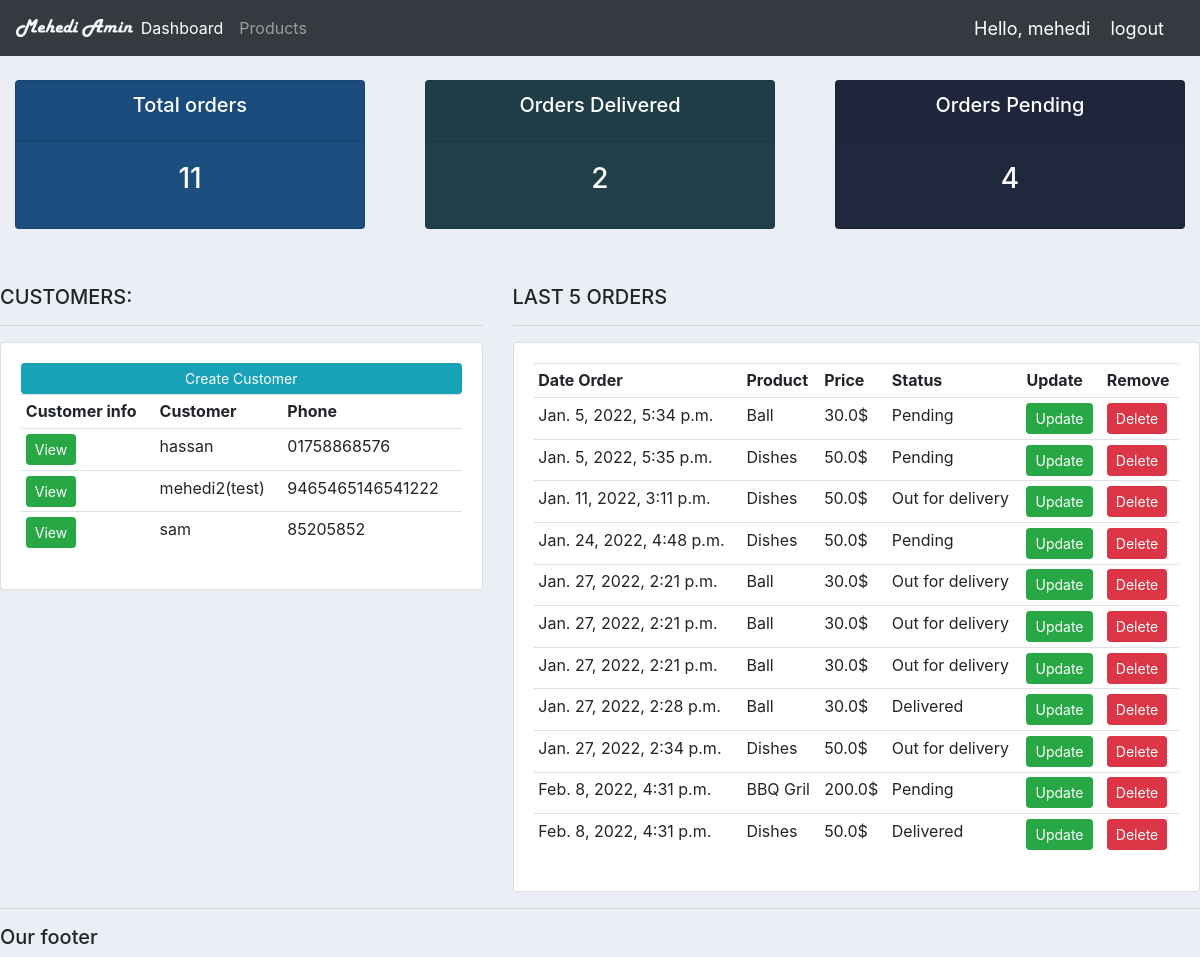
Page / (signed in) on the earlier database version.
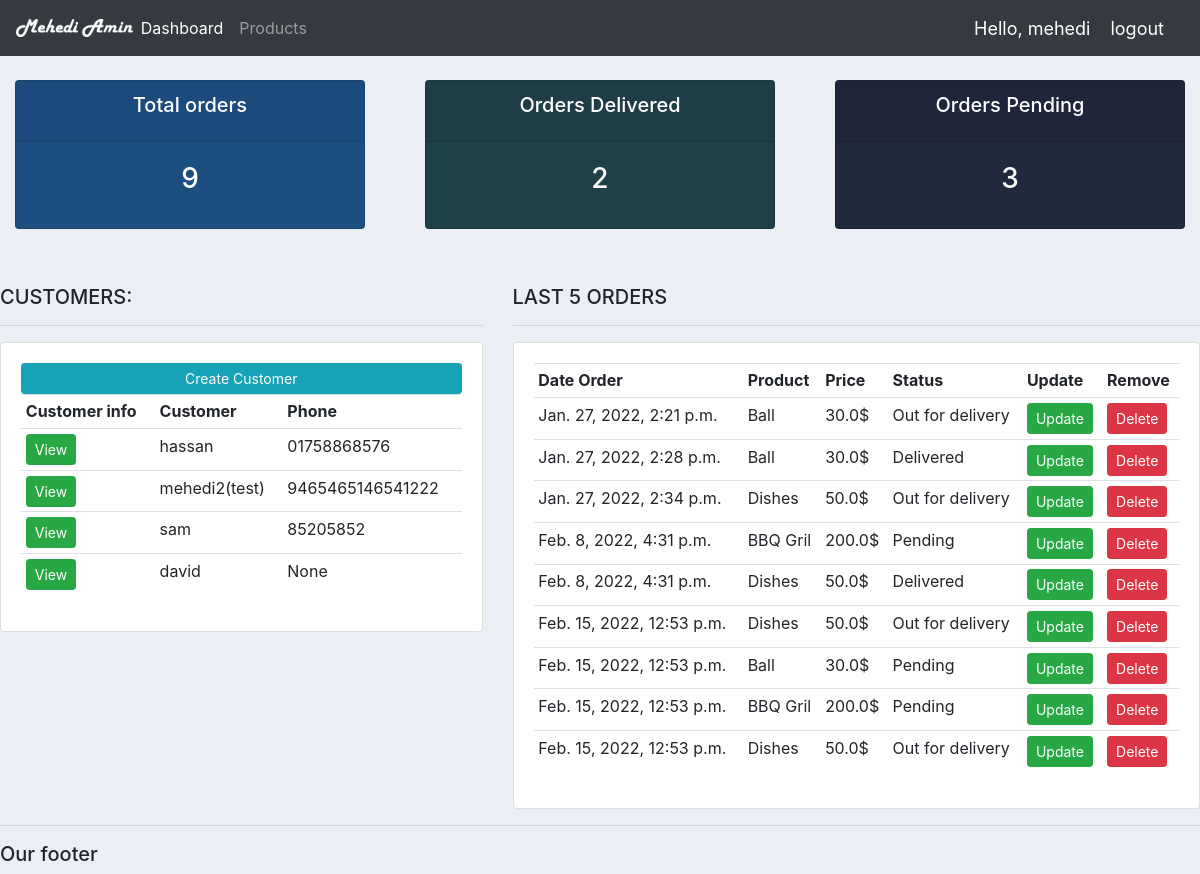
Same page on the later database version.
### accounts/models.py (models this page shows, shortened)
class Customer(models.Model):
	user = models.OneToOneField(User, null=True, blank=True, on_delete=models.CASCADE)
	name = models.CharField(max_length=200, null=True)
	phone = models.CharField(max_length=200, null=True)
	email = models.CharField(max_length=200, null=True)
	profile_pic = models.ImageField(default="profile1.png", null=True, blank=True)
	date_created = models.DateTimeField(auto_now_add=True, null=True)

class Order(models.Model):
	STATUS = (
			('Pending', 'Pending'),
			('Out for delivery', 'Out for delivery'),
			('Delivered', 'Delivered'),
			)
	customer = models.ForeignKey(Customer, null=True, on_delete= models.SET_NULL)
	product = models.ForeignKey(Product, null=True, on_delete= models.SET_NULL)
	date_created = models.DateTimeField(auto_now_add=True, null=True)
	status = models.CharField(max_length=200, null=True, choices=STATUS)
	note = models.CharField(max_length=1000, null=True)

class Product(models.Model):
	CATEGORY = (
			('Indoor', 'Indoor'),
			('Out Door', 'Out Door'),
			)
	name = models.CharField(max_length=200, null=True)
	price = models.FloatField(null=True)
	category = models.CharField(max_length=200, null=True, choices=CATEGORY)
	description = models.CharField(max_length=200, null=True, blank=True)
	date_created = models.DateTimeField(auto_now_add=True, null=True)
	tags = models.ManyToManyField(Tag)
	def __str__(self):
		return self.name

### accounts/decorators.py (the view)
    def wrapper_function(request, *args, **kwargs):
        group = None
        if request.user.groups.exists():
            group = request.user.groups.all()[0].name
        if group == 'customer':
            return redirect('user-page')
        if group == 'admin':
            return view_func(request, *args, **kwargs)

### accounts/views.py (called while the page is built)
@login_required(login_url='login')
@admin_only
def home(request):
    orders = Order.objects.all()
    customers = Customer.objects.all()
    total_customers = customers.count()
    total_orders = orders.count()
    delivered = orders.filter(status = "Delivered").count()
    pending = orders.filter(status = "Pending").count()
    context = {'orders':orders,'customers':customers,'total_customers':total_customers,'total_orders':total_orders,'delivered':delivered,'pending':pending}
    return render(request,'accounts/dashboard.html', context)

### accounts/templates/accounts/dashboard.html
{% extends 'accounts/main.html' %}
{% block content %}
{% include 'accounts/status.html' %}
<br>
<div class="row">
        <div class="col-md-5 mt-3">
            <h5>CUSTOMERS:</h5>
            <hr>
            <div class="card card-body">
                <a href="" class="btn btn-info btn-sm btn-block">Create Customer</a>
                <table class="table table-sm">
                    <tr>
                        <th>Customer info</th>
                        <th>Customer</th>
                        <th>Phone</th>
                    </tr>
                    {% for customer in customers %}
                         <tr>
                            <td><a href="{% url 'customer' customer.id %}" class="btn btn-sm btn-success">View</a></td>
                            <td>{{customer.name}}</td>
                            <td>{{customer.phone}}</td>
                        </tr>
                    {% endfor %}
                </table>
            </div>
        </div>
        <div class="col-md-7 mt-3">
            <h5>LAST 5 ORDERS</h5>
            <hr>
            <div class="card card-body">
                <table class="table table-sm">
                    <tr>
                        <th>Date Order</th>
                        <th>Product</th>
                        <th>Price</th>
                        <th>Status</th>
                        <th>Update</th>
                        <th>Remove</th>
                    </tr>
                    {% for order in orders %}
                    <tr>
                       <td>{{order.date_created}}</td>
                       <td>{{order.product}}</td>
                       <td>{{order.product.price}}$</td>
                       <td>{{order.status}}</td>
                       <td><a href="{% url 'update_order' order.id %}" class="btn btn-sm btn-success">Update</a></td>
                       <td><a href="{% url 'delete_order' order.id %}" class="btn btn-sm btn-danger">Delete</a></td>
                    </tr>
                    {% endfor %}
                </table>
            </div>
        </div>
</div>
{% endblock %}

### accounts/templates/accounts/main.html (shortened to what this page needs)
{% load static %}
<!DOCTYPE html>
<html lang="en">
<head>
    <link rel="stylesheet" href="https://maxcdn.bootstrapcdn.com/bootstrap/4.0.0/css/bootstrap.min.css">
    <link rel="stylesheet" href="{% static 'css/main.css' %}">
</head>
<body>
    {% include 'accounts/navbar.html' %}
    {% block content %}
    {% endblock %}
    <hr>
    <h5>Our footer</h5>
</body>
</html>

### accounts/templates/accounts/navbar.html (shortened to what this page needs)
{% load static %}
<nav class="navbar navbar-expand-lg navbar-dark bg-dark nav-logo">
<img src="{% static 'images/logo.png' %}" alt="logo"></a>
  <div class="collapse navbar-collapse" id="navbarNav">
    <ul class="navbar-nav">
      {% if request.user.is_staff %}
      <li class="nav-item active">
        <a class="nav-link" href="{% url 'home' %}">Dashboard</a>
      </li>
      <li class="nav-item">
        <a class="nav-link" href="{% url 'products' %}">Products</a>
      </li>
      {% else %}
      <li class="nav-item">
        <a class="nav-link" href="{% url 'account' %}">Settings</a>
      </li>
      {% endif %}
    </ul>
  </div>
  <span class="hello-msg">Hello, {{request.user}}</span>
  <span><a class="hello-msg" href="{% url 'logout' %}">logout</a></span>
</nav>

### accounts/templates/accounts/status.html
<br>
<div class="row">
    <div class="col">
        <div class="col-md">
            <div class="card text-center text-white mb-3" id="total-orders">
                <div class="card-header">
                    <h5 class="card-title">Total orders</h5>
                </div>
                <div class="card-body">
                    <h3 class="card-title">{{total_orders}}</h3>
                </div>
            </div>
        </div>
    </div>
    <div class="col">
        <div class="col-md">
            <div class="card text-center text-white mb-3" id="orders-delivered">
                <div class="card-header">
                    <h5 class="card-title">Orders Delivered</h5>
                </div>
                <div class="card-body">
                    <h3 class="card-title">{{delivered}}</h3>
                </div>
            </div>
        </div>
    </div>
    <div class="col">
        <div class="col-md">
            <div class="card text-center text-white mb-3" id="orders-pending">
                <div class="card-header">
                    <h5 class="card-title">Orders Pending</h5>
                </div>
                <div class="card-body">
                    <h3 class="card-title">{{pending}}</h3>
                </div>
            </div>
        </div>
    </div>
</div>

### static/css/main.css (style rules this page uses)
body { background-color: #ebeff5; }
#total-orders { background-color: #1C4E80; }
#orders-delivered { background-color: #1F3F49 }
#orders-pending { background-color: #20283E; }
.nav-logo img { width: 10%; }

### accounts/templates/accounts/navbar.html (style rules this page uses)
.hello-msg { font-size: 18px; color: #fff; margin-right: 20px; }

Differences in the rows shown:
removed Order: date_created "Jan. 5, 2022, 5:34 p.m.", product "Ball", product.price "30.0", status "Pending"
removed Order: date_created "Jan. 5, 2022, 5:35 p.m.", product "Dishes", product.price "50.0", status "Pending"
removed Order: date_created "Jan. 11, 2022, 3:11 p.m.", product "Dishes", product.price "50.0", status "Out for delivery"
removed Order: date_created "Jan. 24, 2022, 4:48 p.m.", product "Dishes", product.price "50.0", status "Pending"
removed Order: date_created "Jan. 27, 2022, 2:21 p.m.", product "Ball", product.price "30.0", status "Out for delivery"
removed Order: date_created "Jan. 27, 2022, 2:21 p.m.", product "Ball", product.price "30.0", status "Out for delivery"
added Customer: name "david", phone "None"
added Order: date_created "Feb. 15, 2022, 12:53 p.m.", product "Dishes", product.price "50.0", status "Out for delivery"
added Order: date_created "Feb. 15, 2022, 12:53 p.m.", product "Ball", product.price "30.0", status "Pending"
added Order: date_created "Feb. 15, 2022, 12:53 p.m.", product "BBQ Gril", product.price "200.0", status "Pending"
added Order: date_created "Feb. 15, 2022, 12:53 p.m.", product "Dishes", product.price "50.0", status "Out for delivery"
Other differences:
{{ total_orders }}: "11" → "9"
{{ pending }}: "4" → "3"
